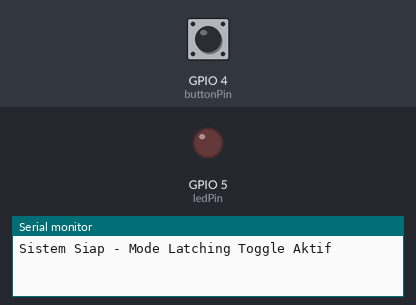
The sketch below on a simulated ESP32. Shown: output pins drawn as LEDs (lit = HIGH), the last lines printed to the serial monitor. Inputs (shaded band) come from the test bench; at power-on: GPIO 4 (buttonPin) LOW.

Above: at 1.2 s.
1.3 s: GPIO 4 (buttonPin) pulled HIGH for 0.15 s
At 2.1 s:
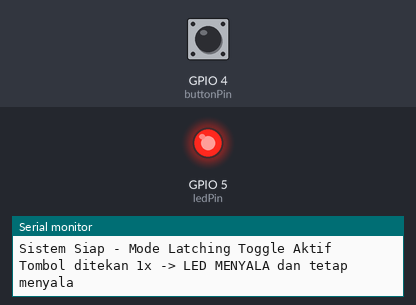
2.9 s: GPIO 4 (buttonPin) pulled HIGH for 1 s
At 3.4 s:
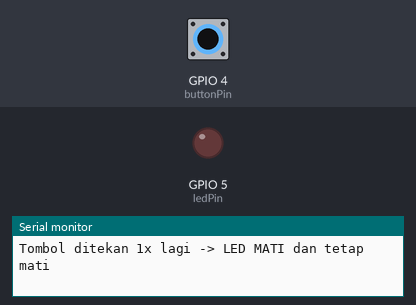
5.4 s: GPIO 4 (buttonPin) pulled HIGH for 3.2 s
At 6.5 s:
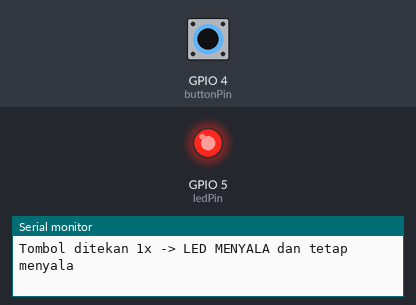
Timing chart, 0 to 8.4 s (numbered marks = the images above; inputs shaded):
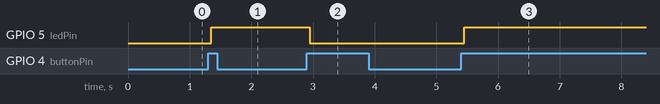

The sketch:

sketch.ino
```cpp
// Definisi Pin sesuai rangkaian Wokwi
const int buttonPin = 4;   // Pin input push button (GPIO 4)
const int ledPin = 5;      // Pin output LED (GPIO 5)

// Variabel untuk melacak status sistem (latching)
bool ledState = LOW;       // Status terakhir LED (nyala/mati)
bool lastButtonState = LOW;// Status pembacaan tombol sebelumnya
bool currentButtonState = LOW;

// Variabel untuk debouncing (mengatasi pantulan mekanis tombol)
unsigned long lastDebounceTime = 0;
unsigned long debounceDelay = 50;  // Jeda waktu debounce dalam milidetik

void setup() {
  Serial.begin(115200);

  // Konfigurasi mode pin
  pinMode(buttonPin, INPUT);
  pinMode(ledPin, OUTPUT);

  // Pastikan sistem mulai dengan kondisi LED mati
  digitalWrite(ledPin, LOW);
  Serial.println("Sistem Siap - Mode Latching Toggle Aktif");
}

void loop() {
  // Membaca status tombol saat ini
  int reading = digitalRead(buttonPin);

  // Jika status tombol berubah (karena ditekan atau dilepas), reset timer debounce
  if (reading != lastButtonState) {
    lastDebounceTime = millis();
  }

  // Jika selisih waktu sudah melebihi debounceDelay, anggap status tombol benar-benar stabil
  if ((millis() - lastDebounceTime) > debounceDelay) {

    // Jika ada perubahan status tombol yang stabil
    if (reading != currentButtonState) {
      currentButtonState = reading;

      // Logika Latching: Eksekusi HANYA KETIKA tombol baru saja DITEKAN (HIGH)
      if (currentButtonState == HIGH) {
        ledState = !ledState; // Membalik status LED (jika mati jadi nyala, jika nyala jadi mati)
        digitalWrite(ledPin, ledState);

        // Cetak status ke Serial Monitor
        if (ledState == HIGH) {
          Serial.println("Tombol ditekan 1x -> LED MENYALA dan tetap menyala");
        } else {
          Serial.println("Tombol ditekan 1x lagi -> LED MATI dan tetap mati");
        }
      }
    }
  }

  // Simpan status pembacaan untuk perbandingan di loop berikutnya
  lastButtonState = reading;
}
```

Measured:
- after the input at 1.3 s, GPIO 5 (ledPin): LOW → HIGH after 0.05 s
- after the input at 2.9 s, GPIO 5 (ledPin): HIGH → LOW after 0.05 s
- after the input at 5.4 s, GPIO 5 (ledPin): LOW → HIGH after 0.05 s
